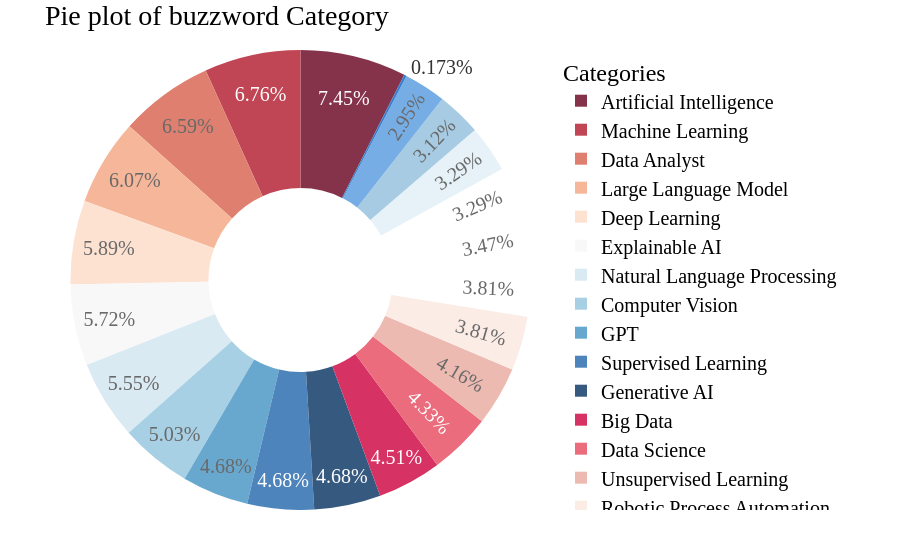

Source (notebook cell):
### Markdown cell above
#### <b>#Pie plot of Job Category</b>

### Code cell
fig = px.pie(plot_data, values='Count', names='buzzword',
             title='Pie plot of buzzword Category',
             color_discrete_sequence=px.colors.sequential.RdBu,
             hole=0.4,
             labels={'buzzword': 'Categories', 'Count': 'Count'},
             opacity=0.8,
             )

# Customize the layout
fig.update_layout(
    legend_title='Categories',
    font=dict(family='Times New Roman', size=20, color='black'),
    plot_bgcolor='yellow',
    margin=dict(t=50, b=50, l=50, r=50)
)

fig.show()

### Figure 1 — Plotly figure (JSON) as saved in the notebook; plotly's stock layout.template omitted (floating-point values rounded to 4 significant figures)
{"data": [{"domain": {"x": [0, 1], "y": [0, 1]}, "hole": 0.4, "hovertemplate": "Categories=%{label}<br>Count=%{value}<extra></extra>", "labels": ["Artificial Intelligence", "Machine Learning", "Data Analyst", "Large Language Model", "Deep Learning", "Explainable AI", "Natural Language Processing", "Computer Vision", "GPT", "Supervised Learning", "Generative AI", "Big Data", "Data Science", "Unsupervised Learning", "Robotic Process Automation", "Chatbot", "Neural Network", "Sentiment Analysis", "Transformer", "Internet of Things", "Algorithm", "Supervised Unsupervised Learning"], "legendgroup": "", "name": "", "opacity": 0.8, "showlegend": true, "type": "pie", "values": [43, 39, 38, 35, 34, 33, 32, 29, 27, 27, 27, 26, 25, 24, 22, 22, 20, 19, 19, 18, 17, 1]}], "layout": {"font": {"color": "black", "family": "Times New Roman", "size": 20}, "legend": {"title": {"text": "Categories"}, "tracegroupgap": 0}, "margin": {"b": 50, "l": 50, "r": 50, "t": 50}, "piecolorway": ["rgb(103,0,31)", "rgb(178,24,43)", "rgb(214,96,77)", "rgb(244,165,130)", "rgb(253,219,199)", "rgb(247,247,247)", "rgb(209,229,240)", "rgb(146,197,222)", "rgb(67,147,195)", "rgb(33,102,172)", "rgb(5,48,97)"], "plot_bgcolor": "yellow", "title": {"text": "Pie plot of buzzword Category"}}}
